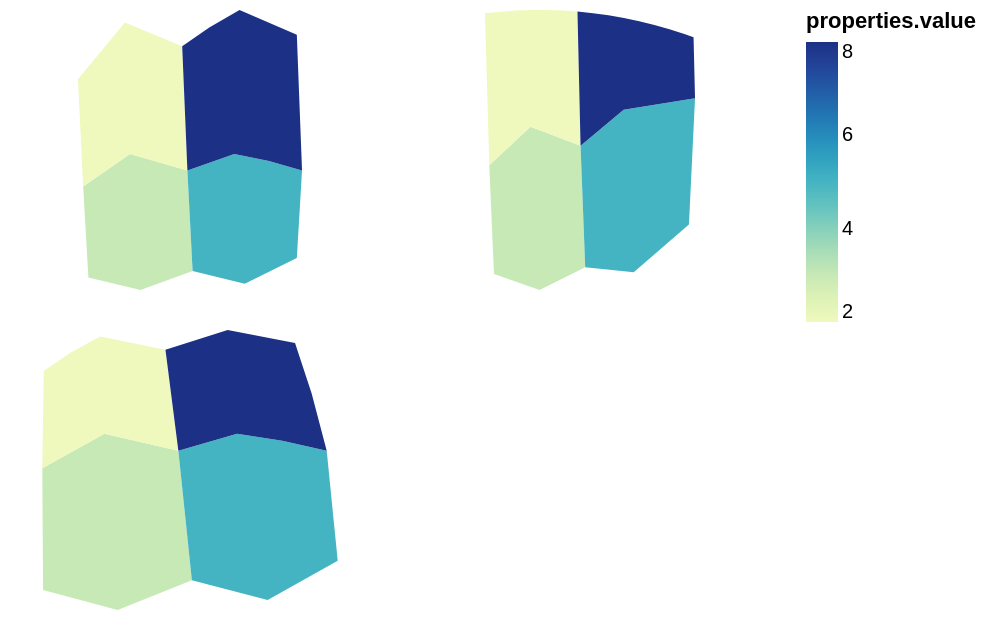

The specification (Vega-Lite) saved for this image:
### Vega-Lite specification from a JSON file in a GitHub repository (floating-point values rounded to 4 significant figures)
{"$schema": "https://vega.github.io/schema/vega-lite/v6.json", "padding": 5, "autosize": "pad", "hconcat": [{"vconcat": [{"width": 180, "height": 140, "data": {"values": {"type": "FeatureCollection", "features": [{"type": "Feature", "properties": {"name": "west", "value": 3, "cat": "a"}, "geometry": {"type": "Polygon", "coordinates": [[[-11, 48], [-2, 52], [9, 50], [10, 36], [0, 33], [-10, 35], [-11, 48]]]}}, {"type": "Feature", "properties": {"name": "east", "value": 5, "cat": "b"}, "geometry": {"type": "Polygon", "coordinates": [[[9, 50], [18, 52], [31, 50], [30, 38], [20, 34], [10, 36], [9, 50]]]}}, {"type": "Feature", "properties": {"name": "north-west", "value": 2, "cat": "a"}, "geometry": {"type": "Polygon", "coordinates": [[[-12, 60], [-3, 65], [8, 63], [9, 50], [-2, 52], [-11, 48], [-12, 60]]]}}, {"type": "Feature", "properties": {"name": "north-east", "value": 8, "cat": "b"}, "geometry": {"type": "Polygon", "coordinates": [[[8, 63], [19, 66], [30, 64], [31, 50], [18, 52], [9, 50], [8, 63]]]}}]}, "format": {"property": "features"}}, "projection": {"type": "mercator"}, "mark": "geoshape", "encoding": {"color": {"field": "properties.value", "type": "quantitative"}}}, {"width": 180, "height": 140, "data": {"values": {"type": "FeatureCollection", "features": [{"type": "Feature", "properties": {"name": "west", "value": 3, "cat": "a"}, "geometry": {"type": "Polygon", "coordinates": [[[-11, 48], [-2, 52], [9, 50], [10, 36], [0, 33], [-10, 35], [-11, 48]]]}}, {"type": "Feature", "properties": {"name": "east", "value": 5, "cat": "b"}, "geometry": {"type": "Polygon", "coordinates": [[[9, 50], [18, 52], [31, 50], [30, 38], [20, 34], [10, 36], [9, 50]]]}}, {"type": "Feature", "properties": {"name": "north-west", "value": 2, "cat": "a"}, "geometry": {"type": "Polygon", "coordinates": [[[-12, 60], [-3, 65], [8, 63], [9, 50], [-2, 52], [-11, 48], [-12, 60]]]}}, {"type": "Feature", "properties": {"name": "north-east", "value": 8, "cat": "b"}, "geometry": {"type": "Polygon", "coordinates": [[[8, 63], [19, 66], [30, 64], [31, 50], [18, 52], [9, 50], [8, 63]]]}}]}, "format": {"property": "features"}}, "projection": {"type": "equalEarth"}, "mark": "geoshape", "encoding": {"color": {"field": "properties.value", "type": "quantitative"}}}]}, {"width": 180, "height": 140, "data": {"values": {"type": "FeatureCollection", "features": [{"type": "Feature", "properties": {"name": "west", "value": 3, "cat": "a"}, "geometry": {"type": "Polygon", "coordinates": [[[-11, 48], [-2, 52], [9, 50], [10, 36], [0, 33], [-10, 35], [-11, 48]]]}}, {"type": "Feature", "properties": {"name": "east", "value": 5, "cat": "b"}, "geometry": {"type": "Polygon", "coordinates": [[[9, 50], [18, 52], [31, 50], [30, 38], [20, 34], [10, 36], [9, 50]]]}}, {"type": "Feature", "properties": {"name": "north-west", "value": 2, "cat": "a"}, "geometry": {"type": "Polygon", "coordinates": [[[-12, 60], [-3, 65], [8, 63], [9, 50], [-2, 52], [-11, 48], [-12, 60]]]}}, {"type": "Feature", "properties": {"name": "north-east", "value": 8, "cat": "b"}, "geometry": {"type": "Polygon", "coordinates": [[[8, 63], [19, 66], [30, 64], [31, 50], [18, 52], [9, 50], [8, 63]]]}}]}, "format": {"property": "features"}}, "projection": {"type": "gnomonic"}, "mark": "geoshape", "encoding": {"color": {"field": "properties.value", "type": "quantitative"}}}]}
